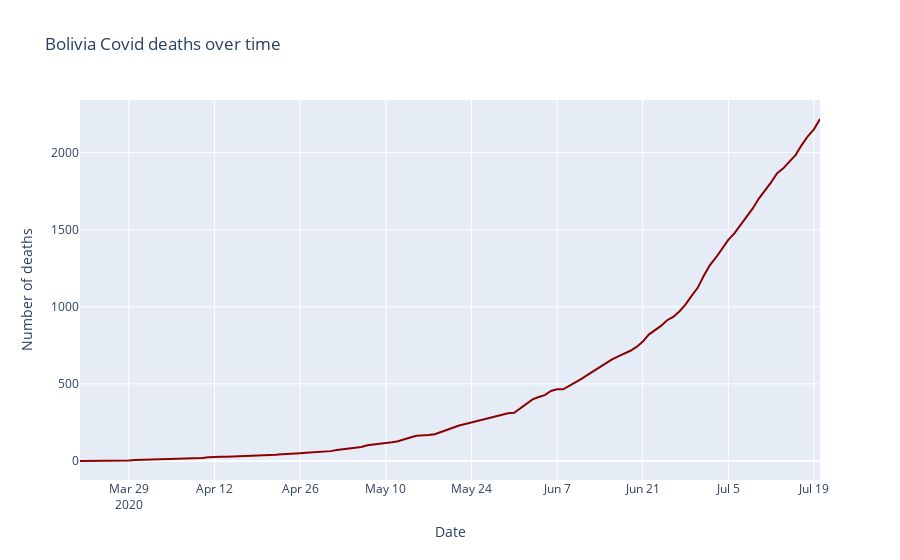

The code cell stored with this chart in its notebook:
### Code cell
fig = go.Figure(data=go.Scatter(x=total_deceased['date'],
                                y=total_deceased['deceased'],
                                mode='lines',
                               marker_color='darkred'))
fig.update_layout(title='Bolivia Covid deaths over time', xaxis_title="Date", yaxis_title="Number of deaths")
fig.show()
